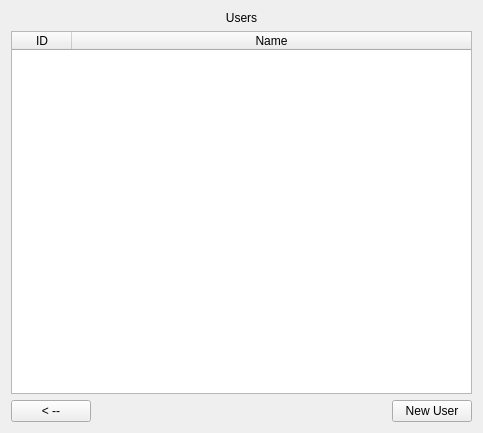
<?xml version="1.0" encoding="UTF-8"?>
<ui version="4.0">
 <class>Page</class>
 <widget class="QWidget" name="Page">
  <property name="geometry">
   <rect>
    <x>0</x>
    <y>0</y>
    <width>483</width>
    <height>433</height>
   </rect>
  </property>
  <property name="windowTitle">
   <string>Form</string>
  </property>
  <layout class="QGridLayout" name="gridLayout">
   <item row="0" column="0">
    <layout class="QVBoxLayout" name="verticalLayout">
     <item>
      <widget class="QLabel" name="label">
       <property name="text">
        <string>Users</string>
       </property>
       <property name="alignment">
        <set>Qt::AlignCenter</set>
       </property>
      </widget>
     </item>
     <item>
      <widget class="QTableWidget" name="tableWidget">
       <property name="selectionMode">
        <enum>QAbstractItemView::SingleSelection</enum>
       </property>
       <property name="selectionBehavior">
        <enum>QAbstractItemView::SelectRows</enum>
       </property>
       <attribute name="horizontalHeaderDefaultSectionSize">
        <number>60</number>
       </attribute>
       <attribute name="horizontalHeaderMinimumSectionSize">
        <number>25</number>
       </attribute>
       <attribute name="horizontalHeaderStretchLastSection">
        <bool>true</bool>
       </attribute>
       <attribute name="verticalHeaderVisible">
        <bool>false</bool>
       </attribute>
       <column>
        <property name="text">
         <string>ID</string>
        </property>
        <property name="textAlignment">
         <set>AlignCenter</set>
        </property>
       </column>
       <column>
        <property name="text">
         <string>Name</string>
        </property>
       </column>
      </widget>
     </item>
     <item>
      <layout class="QHBoxLayout" name="horizontalLayout">
       <item>
        <widget class="QPushButton" name="buttonExit">
         <property name="text">
          <string>&lt; --</string>
         </property>
        </widget>
       </item>
       <item>
        <spacer name="horizontalSpacer">
         <property name="orientation">
          <enum>Qt::Horizontal</enum>
         </property>
         <property name="sizeHint" stdset="0">
          <size>
           <width>40</width>
           <height>20</height>
          </size>
         </property>
        </spacer>
       </item>
       <item>
        <widget class="QPushButton" name="pushButton">
         <property name="text">
          <string>New User</string>
         </property>
        </widget>
       </item>
      </layout>
     </item>
    </layout>
   </item>
  </layout>
 </widget>
 <resources/>
 <connections>
  <connection>
   <sender>buttonExit</sender>
   <signal>clicked()</signal>
   <receiver>Page</receiver>
   <slot>exitPressed()</slot>
   <hints>
    <hint type="sourcelabel">
     <x>125</x>
     <y>400</y>
    </hint>
    <hint type="destinationlabel">
     <x>8</x>
     <y>348</y>
    </hint>
   </hints>
  </connection>
  <connection>
   <sender>pushButton</sender>
   <signal>clicked()</signal>
   <receiver>Page</receiver>
   <slot>newUserPressed()</slot>
   <hints>
    <hint type="sourcelabel">
     <x>389</x>
     <y>407</y>
    </hint>
    <hint type="destinationlabel">
     <x>7</x>
     <y>322</y>
    </hint>
   </hints>
  </connection>
  <connection>
   <sender>tableWidget</sender>
   <signal>itemSelectionChanged()</signal>
   <receiver>Page</receiver>
   <slot>selectionChanged()</slot>
   <hints>
    <hint type="sourcelabel">
     <x>88</x>
     <y>101</y>
    </hint>
    <hint type="destinationlabel">
     <x>5</x>
     <y>124</y>
    </hint>
   </hints>
  </connection>
 </connections>
 <slots>
  <slot>exitPressed()</slot>
  <slot>newUserPressed()</slot>
  <slot>selectionChanged()</slot>
 </slots>
</ui>
